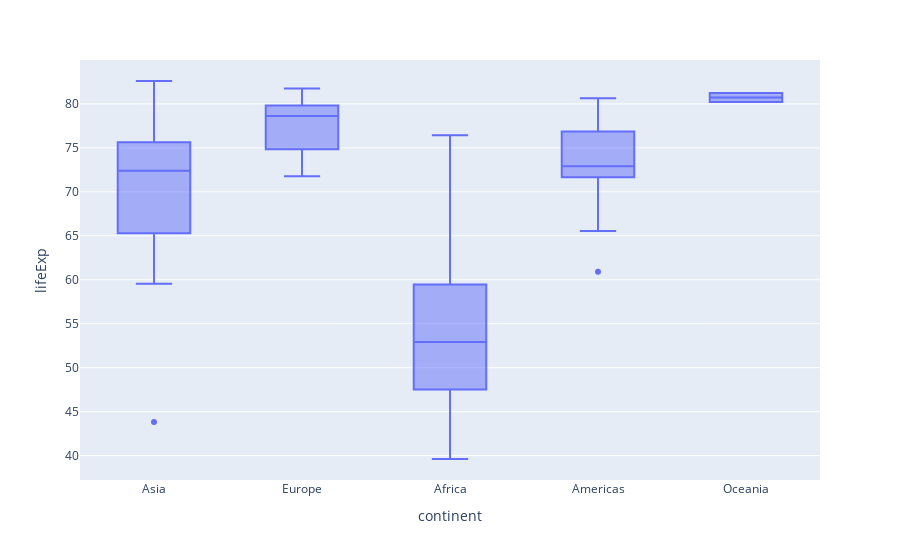

The notebook cell this image was saved under:
### Code cell
#箱ひげ図　ある年の大陸ごとの平均寿命
px.box(df[df['year']==2007], x='continent', y='lifeExp')

### Figure 1 — Plotly figure (JSON) as saved in the notebook; plotly's stock layout.template omitted (floating-point values rounded to 4 significant figures; data arrays with more than 128 entries replaced by an {"elided": "..."} marker saying what was removed)
{"data": [{"alignmentgroup": "True", "hovertemplate": "continent=%{x}<br>lifeExp=%{y}<extra></extra>", "legendgroup": "", "marker": {"color": "#636efa"}, "name": "", "notched": false, "offsetgroup": "", "orientation": "v", "showlegend": false, "type": "box", "x": {"elided": "142 str values"}, "x0": " ", "xaxis": "x", "y": {"elided": "142 float values"}, "y0": " ", "yaxis": "y"}], "layout": {"boxmode": "group", "legend": {"tracegroupgap": 0}, "margin": {"t": 60}, "xaxis": {"anchor": "y", "domain": [0, 1], "title": {"text": "continent"}}, "yaxis": {"anchor": "x", "domain": [0, 1], "title": {"text": "lifeExp"}}}}
